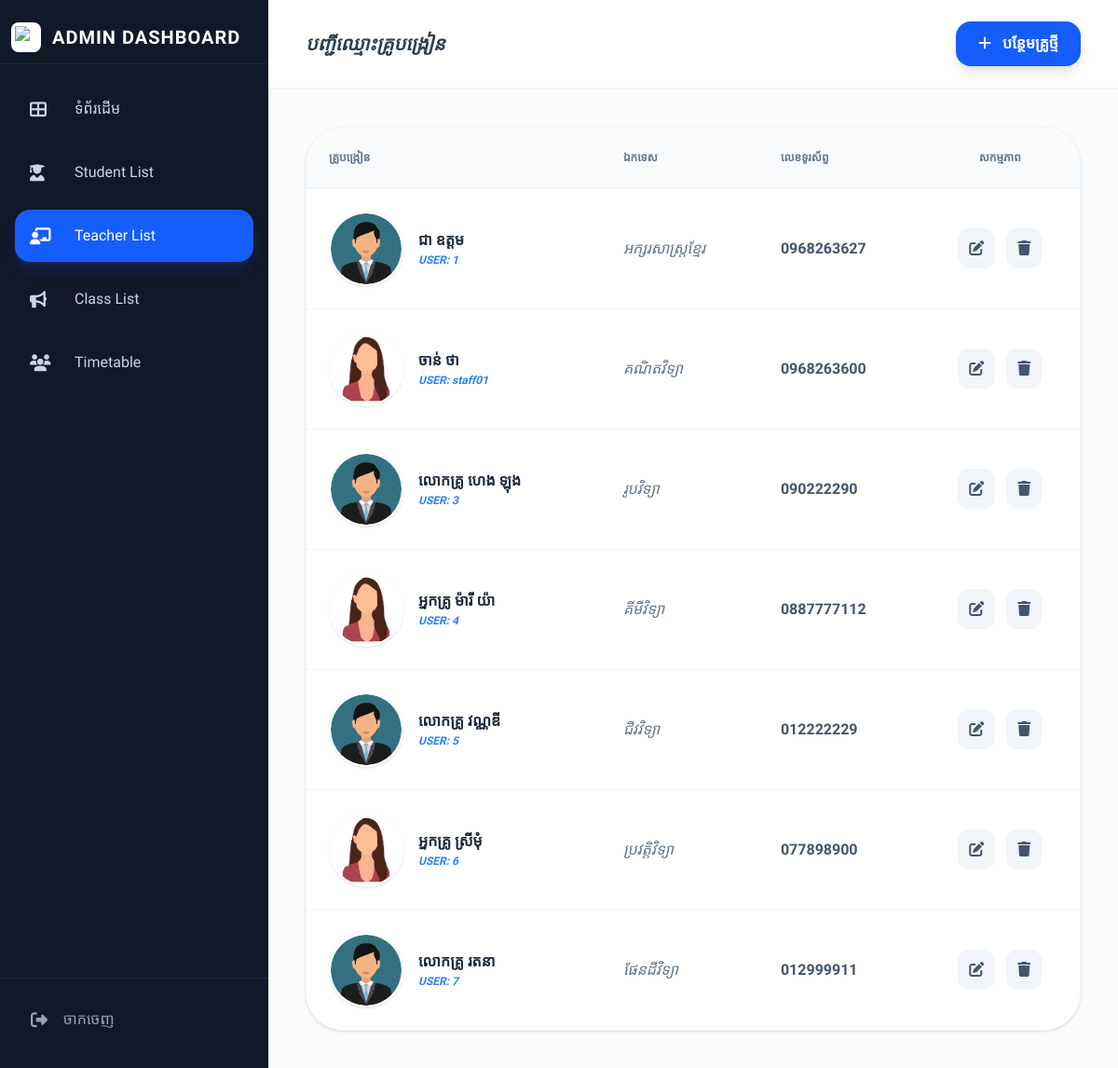
/views/admin/teachers_list_admin.php (signed in), run on the app's committed database.
### tables this page shows
CREATE TABLE `teachers` (
  `teacher_id` varchar(50) NOT NULL,
  `user_id` int(11) DEFAULT NULL,
  `full_name` varchar(255) DEFAULT NULL,
  `subjects` varchar(255) DEFAULT NULL,
  `phone` varchar(20) DEFAULT NULL,
  `profile_image` varchar(255) DEFAULT 'default_user.png'
);

CREATE TABLE `users` (
  `id` int(11) NOT NULL,
  `username` varchar(50) NOT NULL,
  `password` varchar(255) NOT NULL,
  `full_name` varchar(100) NOT NULL,
  `email` varchar(255) NOT NULL,
  `role` varchar(20) NOT NULL DEFAULT 'student',
  `created_at` timestamp NOT NULL DEFAULT CURRENT_TIMESTAMP
);

### views/admin/teachers_list_admin.php (the view, shortened to what this page needs)
<?php
require_once '../../config/db.php';
include '../../includes/header.php';
?>
<div class="flex h-screen w-full bg-[#f8fafc] overflow-hidden font-['Kantumruy_Pro']">
    <?php include '../../includes/sidebar_admin.php'; ?>
    <div class="flex-1 flex flex-col min-w-0 h-full overflow-hidden">
        <header class="bg-white border-b-2 border-slate-100 h-24 flex items-center justify-between px-10 shrink-0">
            <h2 class="text-xl font-bold text-slate-800 italic uppercase">បញ្ជីឈ្មោះគ្រូបង្រៀន</h2>
            <a href="add_teacher.php" class="bg-blue-600 text-white px-6 py-3 rounded-2xl font-bold hover:bg-blue-700 shadow-lg transition-all">
                <i class="fas fa-plus mr-2"></i> បន្ថែមគ្រូថ្មី
            </a>
        </header>
        <main class="flex-1 overflow-y-auto p-10 custom-scrollbar">
            <div class="w-full">
                <div class="bg-white rounded-[2.5rem] shadow-sm border border-slate-100 overflow-hidden">
                    <table class="w-full text-left">
                        <thead class="bg-slate-50 border-b-2 border-slate-100">
                            <tr>
                                <th class="p-6 text-xs font-black text-slate-500 uppercase">គ្រូបង្រៀន</th>
                                <th class="p-6 text-xs font-black text-slate-500 uppercase">ឯកទេស</th>
                                <th class="p-6 text-xs font-black text-slate-500 uppercase">លេខទូរស័ព្ទ</th>
                                <th class="p-6 text-xs font-black text-slate-500 uppercase text-center">សកម្មភាព</th>
                            </tr>
                        </thead>
                        <tbody class="divide-y divide-slate-100">
                            <?php
                            $res = mysqli_query($conn, "SELECT t.*, u.username FROM teachers t JOIN users u ON t.user_id = u.id");
                            while($row = mysqli_fetch_assoc($res)):
                            ?>
                            <tr class="hover:bg-blue-50/50 transition-all">
                                <td class="p-6">
                                    <div class="flex items-center gap-4">
                                        <img src="../../assets/uploads/teachers/<?= !empty($row['profile_image']) ? $row['profile_image'] : 'default_user.png' ?>"
                                             class="w-[80px] h-[80px] rounded-[50%] object-cover border-2 border-white shadow-sm">
                                        <div>
                                            <div class="font-bold text-slate-800"><?= $row['full_name'] ?></div>
                                            <div class="text-[12px] text-blue-500 font-black italic">USER: <?= $row['username'] ?></div>
                                        </div>
                                    </div>
                                </td>
                                <td class="p-6 italic text-slate-500 font-medium"><?= $row['subjects'] ?></td>
                                <td class="p-6 font-bold text-slate-600"><?= $row['phone'] ?></td>
                                <td class="p-6 text-center">
                                    <a href="edit_teacher.php?id=<?= $row['teacher_id'] ?>" class="p-3 bg-slate-100 text-slate-600 rounded-xl hover:bg-amber-100 hover:text-amber-600 transition-all"><i class="fas fa-edit"></i></a>
                                    <a href="../../actions/teachers/delete.php?id=<?= $row['user_id'] ?>" onclick="return confirm('លុបគ្រូនេះ?')" class="p-3 bg-slate-100 text-slate-600 rounded-xl hover:bg-red-100 hover:text-red-600 transition-all ml-2"><i class="fas fa-trash"></i></a>
                                </td>
                            </tr>
                            <?php endwhile; ?>
                        </tbody>
                    </table>
                </div>
            </div>
        </main>
    </div>
</div>

### includes/header.php (style rules this page uses)
body { font-family: 'Hanuman', serif; font-size: 16px; }
h1, h2, .sidebar-brand { font-family: 'Hanuman', serif; font-weight: 700; color: #2c3e50; }

### data on the page
teachers: profile_image (picture), full_name "ជា ឧត្តម", user.username "1", subjects "អក្សរសាស្ត្រខ្មែរ", phone "0968263627"
teachers: profile_image (picture), full_name "ចាន់ ថា", user.username "staff01", subjects "គណិតវិទ្យា", phone "0968263600"
teachers: profile_image (picture), full_name "លោកគ្រូ ហេង ឡុង", user.username "3", subjects "រូបវិទ្យា", phone "090222290"
teachers: profile_image (picture), full_name "អ្នកគ្រូ ម៉ារី យ៉ា", user.username "4", subjects "គីមីវិទ្យា", phone "0887777112"
teachers: profile_image (picture), full_name "លោកគ្រូ វណ្ណឌី", user.username "5", subjects "ជីវវិទ្យា", phone "012222229"
teachers: profile_image (picture), full_name "អ្នកគ្រូ ស្រីមុំ", user.username "6", subjects "ប្រវត្តិវិទ្យា", phone "077898900"
teachers: profile_image (picture), full_name "លោកគ្រូ រតនា", user.username "7", subjects "ផែនដីវិទ្យា", phone "012999911"
